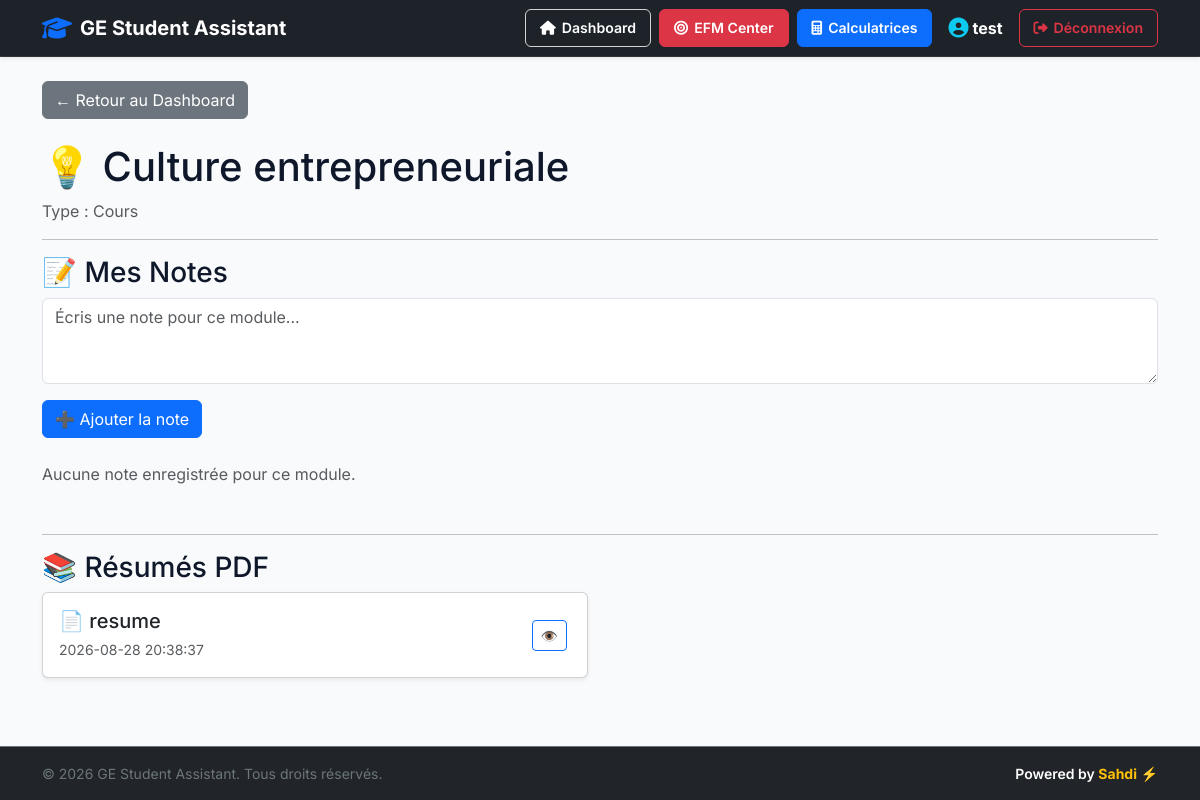
The page /module/4 (signed in) on the database as committed earlier.
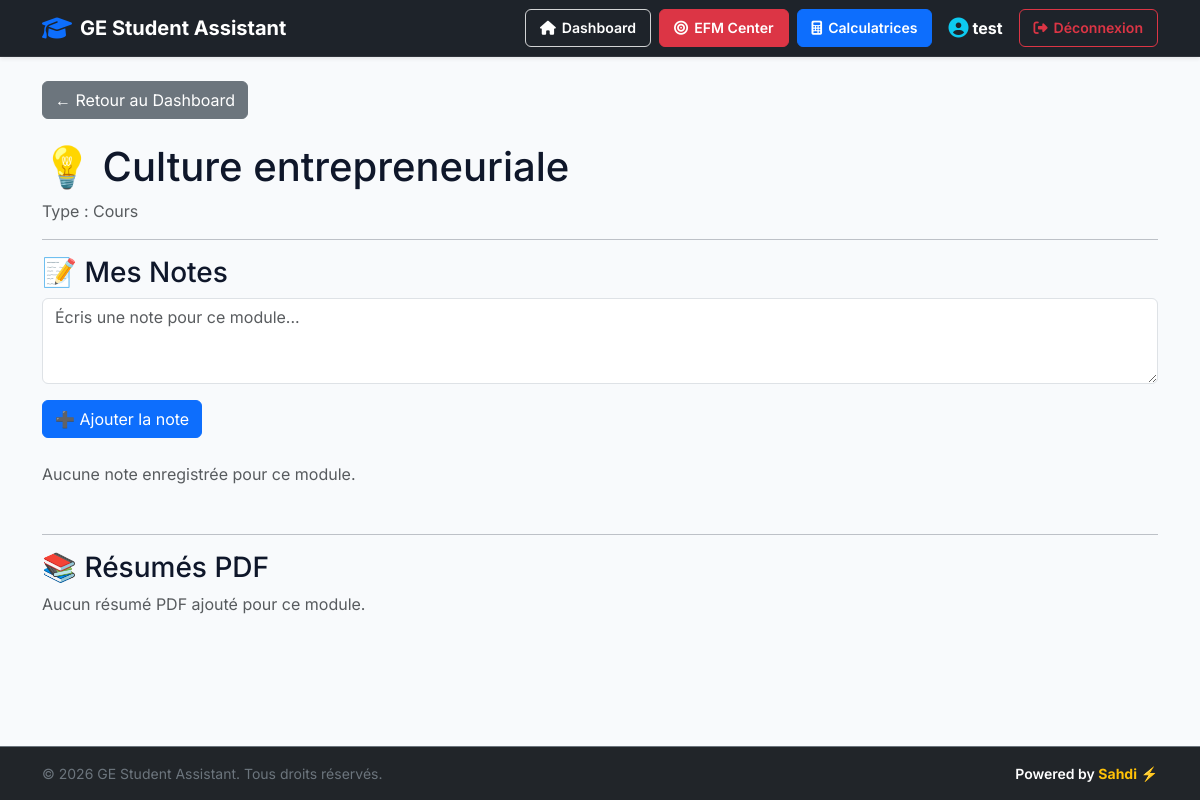
The same page on the database as committed later.
### tables this page shows
CREATE TABLE resumes (
            id INTEGER PRIMARY KEY AUTOINCREMENT,
            module_id INTEGER NOT NULL,
            title TEXT NOT NULL,
            filename TEXT NOT NULL,
            created_at TIMESTAMP DEFAULT CURRENT_TIMESTAMP, user_id INTEGER DEFAULT 1,
            FOREIGN KEY (module_id) REFERENCES modules(id)
        );

### app.py (the view)
@app.route("/module/<int:id>")
def module_detail(id):
    conn = get_db()
    module = conn.execute(
        "SELECT * FROM modules WHERE id = ?", (id,)
    ).fetchone()
    notes = conn.execute(
        "SELECT * FROM notes WHERE module_id = ? AND user_id = ? ORDER BY created_at DESC",
        (id, g.user["id"]),
    ).fetchall()
    resumes = conn.execute(
        "SELECT * FROM resumes WHERE module_id = ? ORDER BY created_at DESC",
        (id,),
    ).fetchall()
    conn.close()
    if module is None:
        return "Module introuvable", 404
    return render_template(
        "module_detail.html", module=module, notes=notes, resumes=resumes
    )

### app.py (called while the page is built)
def get_db():
    conn = sqlite3.connect("database.db")
    conn.row_factory = sqlite3.Row
    return conn

@app.before_request
def load_logged_in_user():
    user_id = session.get("user_id")
    if user_id is None:
        g.user = None
    else:
        conn = get_db()
        g.user = conn.execute("SELECT * FROM users WHERE id = ?", (user_id,)).fetchone()
        conn.close()

### templates/module_detail.html (shortened to what this page needs)
{% extends "base.html" %}
{% block content %}
<a href="/" class="btn btn-secondary mb-4">← Retour au Dashboard</a>
<h1>{{ module["icon"] }} {{ module["name"] }}</h1>
<p class="text-muted">Type : {{ module["type"] }}</p>
<hr>
<h3>📝 Mes Notes</h3>
<form method="POST" action="/module/{{ module['id'] }}/add-note" class="mb-4">
    <div class="mb-3">
        <textarea name="content" class="form-control" rows="3" placeholder="Écris une note pour ce module..." required></textarea>
    </div>
    <button type="submit" class="btn btn-primary">➕ Ajouter la note</button>
</form>
{% if notes %}
<div class="list-group mb-5">
    {% for note in notes %}
    <div class="list-group-item d-flex justify-content-between align-items-center">
        <div>
            <p class="mb-1">{{ note["content"] }}</p>
            {% if note["status"] == "Important" %}
            <span class="badge bg-danger">Important</span>
            {% elif note["status"] == "A réviser" %}
            <span class="badge bg-warning text-dark">A réviser</span>
            {% else %}
            <span class="badge bg-success">Compris</span>
            {% endif %}
            <small class="text-muted ms-2">{{ note["created_at"] }}</small>
        </div>
        <form method="POST" action="/note/delete/{{ note['id'] }}" onsubmit="return confirm('Supprimer cette note ?');">
            <button type="submit" class="btn btn-outline-danger btn-sm">🗑️</button>
        </form>
    </div>
    {% endfor %}
</div>
{% else %}
<p class="text-muted mb-5">Aucune note enregistrée pour ce module.</p>
{% endif %}
<hr>
<h3>📚 Résumés PDF</h3>
{% if resumes %}
<div class="row">
    {% for resume in resumes %}
    <div class="col-md-6 mb-3">
        <div class="card shadow-sm">
            <div class="card-body d-flex justify-content-between align-items-center">
                <div>
                    <h5 class="card-title mb-1">📄 {{ resume["title"] }}</h5>
                    <small class="text-muted">{{ resume["created_at"] }}</small>
                </div>
                <div>
                    <a href="/uploads/{{ resume['filename'] }}" target="_blank" class="btn btn-outline-primary btn-sm me-1">👁️</a>
                </div>
            </div>
        </div>
    </div>
    {% endfor %}
</div>
{% else %}
<p class="text-muted">Aucun résumé PDF ajouté pour ce module.</p>
{% endif %}
{% endblock %}

Rows that differ between the two databases and show on the page:
removed resumes: title "resume", created_at "2026-08-28 20:38:37"
Other text that changed with them:
text now shown: "Aucun résumé PDF ajouté pour ce module."
